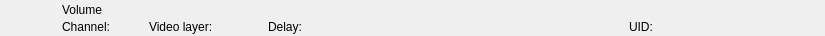
<?xml version="1.0" encoding="UTF-8"?>
<ui version="4.0">
 <class>RundownVolumeWidget</class>
 <widget class="QWidget" name="RundownVolumeWidget">
  <property name="geometry">
   <rect>
    <x>0</x>
    <y>0</y>
    <width>825</width>
    <height>36</height>
   </rect>
  </property>
  <layout class="QHBoxLayout" name="horizontalLayout">
   <property name="spacing">
    <number>0</number>
   </property>
   <property name="margin">
    <number>0</number>
   </property>
   <item>
    <widget class="QFrame" name="frameItem">
     <property name="sizePolicy">
      <sizepolicy hsizetype="Preferred" vsizetype="Fixed">
       <horstretch>0</horstretch>
       <verstretch>0</verstretch>
      </sizepolicy>
     </property>
     <property name="minimumSize">
      <size>
       <width>0</width>
       <height>36</height>
      </size>
     </property>
     <widget class="QLabel" name="labelIcon">
      <property name="geometry">
       <rect>
        <x>22</x>
        <y>2</y>
        <width>32</width>
        <height>32</height>
       </rect>
      </property>
      <property name="text">
       <string/>
      </property>
      <property name="pixmap">
       <pixmap resource="../Widgets.qrc">:/Graphics/Images/Volume.png</pixmap>
      </property>
      <property name="scaledContents">
       <bool>true</bool>
      </property>
     </widget>
     <widget class="QLabel" name="labelChannel">
      <property name="geometry">
       <rect>
        <x>62</x>
        <y>19</y>
        <width>75</width>
        <height>16</height>
       </rect>
      </property>
      <property name="text">
       <string>Channel:</string>
      </property>
     </widget>
     <widget class="QLabel" name="labelLabel">
      <property name="geometry">
       <rect>
        <x>62</x>
        <y>2</y>
        <width>561</width>
        <height>16</height>
       </rect>
      </property>
      <property name="text">
       <string>Volume</string>
      </property>
     </widget>
     <widget class="QLabel" name="labelVideolayer">
      <property name="geometry">
       <rect>
        <x>149</x>
        <y>19</y>
        <width>110</width>
        <height>16</height>
       </rect>
      </property>
      <property name="text">
       <string>Video layer:</string>
      </property>
     </widget>
     <widget class="QLabel" name="labelColor">
      <property name="geometry">
       <rect>
        <x>0</x>
        <y>0</y>
        <width>18</width>
        <height>36</height>
       </rect>
      </property>
      <property name="text">
       <string/>
      </property>
     </widget>
     <widget class="QLabel" name="labelGroupColor">
      <property name="geometry">
       <rect>
        <x>0</x>
        <y>0</y>
        <width>6</width>
        <height>36</height>
       </rect>
      </property>
      <property name="text">
       <string/>
      </property>
     </widget>
     <widget class="QLabel" name="labelDevice">
      <property name="geometry">
       <rect>
        <x>360</x>
        <y>19</y>
        <width>260</width>
        <height>16</height>
       </rect>
      </property>
      <property name="text">
       <string></string>
      </property>
     </widget>
     <widget class="QLabel" name="labelDelay">
      <property name="geometry">
       <rect>
        <x>268</x>
        <y>19</y>
        <width>83</width>
        <height>16</height>
       </rect>
      </property>
      <property name="text">
       <string>Delay:</string>
      </property>
     </widget>
     <widget class="QLabel" name="labelRemoteTriggerId">
      <property name="geometry">
       <rect>
        <x>629</x>
        <y>19</y>
        <width>111</width>
        <height>16</height>
       </rect>
      </property>
      <property name="text">
       <string>UID:</string>
      </property>
     </widget>
    </widget>
   </item>
   <item>
    <widget class="QFrame" name="frameStatus">
     <property name="minimumSize">
      <size>
       <width>77</width>
       <height>0</height>
      </size>
     </property>
     <property name="maximumSize">
      <size>
       <width>77</width>
       <height>16777215</height>
      </size>
     </property>
     <widget class="QLabel" name="labelGpiConnected">
      <property name="geometry">
       <rect>
        <x>1</x>
        <y>2</y>
        <width>32</width>
        <height>32</height>
       </rect>
      </property>
      <property name="minimumSize">
       <size>
        <width>32</width>
        <height>32</height>
       </size>
      </property>
      <property name="maximumSize">
       <size>
        <width>32</width>
        <height>32</height>
       </size>
      </property>
      <property name="lineWidth">
       <number>0</number>
      </property>
      <property name="text">
       <string/>
      </property>
      <property name="pixmap">
       <pixmap resource="../Widgets.qrc">:/Graphics/Images/GpiConnected.png</pixmap>
      </property>
      <property name="scaledContents">
       <bool>true</bool>
      </property>
     </widget>
     <widget class="QLabel" name="labelDisconnected">
      <property name="geometry">
       <rect>
        <x>32</x>
        <y>2</y>
        <width>32</width>
        <height>32</height>
       </rect>
      </property>
      <property name="minimumSize">
       <size>
        <width>32</width>
        <height>32</height>
       </size>
      </property>
      <property name="maximumSize">
       <size>
        <width>32</width>
        <height>32</height>
       </size>
      </property>
      <property name="text">
       <string/>
      </property>
      <property name="pixmap">
       <pixmap resource="../Widgets.qrc">:/Graphics/Images/Disconnected.png</pixmap>
      </property>
      <property name="scaledContents">
       <bool>true</bool>
      </property>
     </widget>
     <widget class="QLabel" name="labelActiveColor">
      <property name="geometry">
       <rect>
        <x>69</x>
        <y>0</y>
        <width>8</width>
        <height>36</height>
       </rect>
      </property>
      <property name="minimumSize">
       <size>
        <width>8</width>
        <height>36</height>
       </size>
      </property>
      <property name="maximumSize">
       <size>
        <width>8</width>
        <height>36</height>
       </size>
      </property>
      <property name="text">
       <string/>
      </property>
     </widget>
    </widget>
   </item>
  </layout>
 </widget>
 <resources>
  <include location="../Widgets.qrc"/>
 </resources>
 <connections/>
 <slots>
  <slot>addToCombo()</slot>
 </slots>
</ui>
